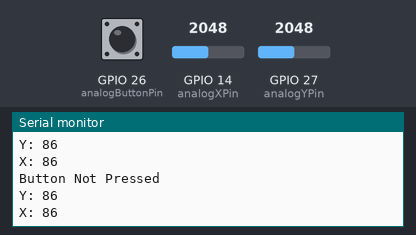
The program below on a simulated ESP32. On the bench: the last lines printed to the serial monitor. The test bench sets the inputs (shaded band); at power-on: GPIO 26 (analogButtonPin) HIGH, GPIO 14 (analogXPin) = 2048, GPIO 27 (analogYPin) = 2048.

Above: at 1.2 s.
1.3 s: GPIO 26 (analogButtonPin) pulled LOW for 0.25 s
3.0 s: GPIO 14 (analogXPin) set to 2866
At 3.16 s:
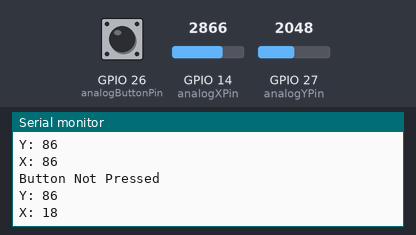
4.5 s: GPIO 27 (analogYPin) set to 2866
At 4.77 s:
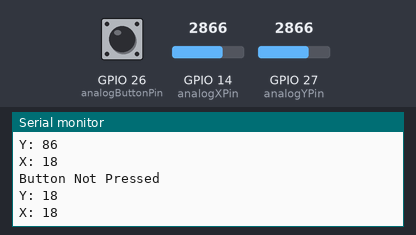
6.0 s: GPIO 14 (analogXPin) set to 3603
At 6.17 s:
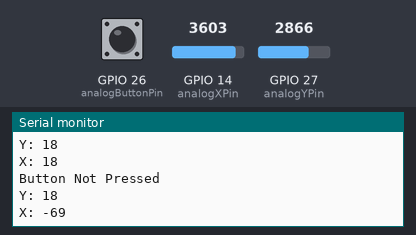
7.5 s: GPIO 27 (analogYPin) set to 3603
At 7.77 s:
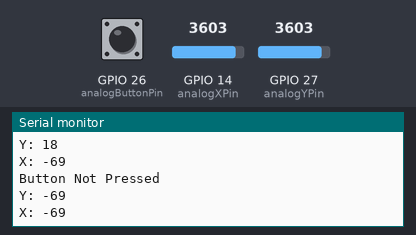
Timing chart, 0 to 10.0 s (numbered marks = the images above; inputs shaded):
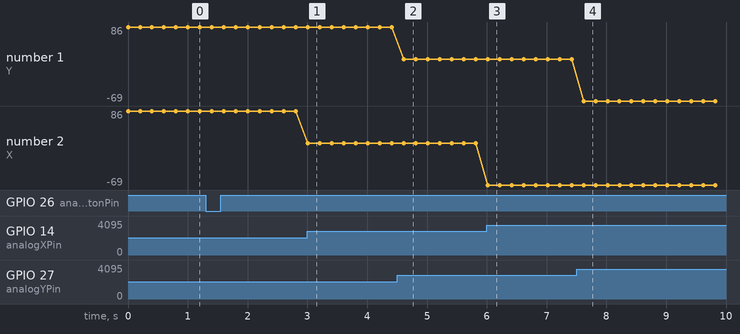

The program:

main.cpp
```cpp
#include <Arduino.h>
#include <WiFi.h>
#include <esp_now.h>

/*
! Controller Code for the Football Robot
* Uses senderESPNOW code
! ESP32 Board MAC Address: d8:13:2a:42:a6:20
! Note: read value is mapped to [0-255] range to represent it with only 1 byte.
TODO: https://projecthub.arduino.cc/hibit/using-joystick-module-with-arduino-0ffdd4
TODO: https://randomnerdtutorials.com/esp32-adc-analog-read-arduino-ide/
*/

//! Variable Declerations

//* Joystick Variables
#define analogXPin 14
#define analogYPin 27
#define analogButtonPin 26

// Default values when axis not actioned
#define analogXCorrection 128
#define analogYCorrection 128

struct buttonStruct{
  byte pressed = 0;
};

struct analog{
  short x, y;
  buttonStruct button;
};

byte readAnalogAxisLevel(int pin){
  return map(analogRead(pin), 0, 1023, 0, 235);
}

bool isAnalogButtonPressed(int pin){
  return digitalRead(pin) == 0;
}

//* ESPNOW Variables

// // Replace with reciever MAC address
// uint8_t broadcastAddress[] = {0xD8, 0x13, 0x2A, 0x42, 0xA6, 0x20};

// // Structure example to send data
// // Must match the receiver structure
// typedef struct structMessage {
//   /*
//   EXAMPLES:
//   char a[32];
//   int b;
//   float c;
//   bool d;
//   */
// } structMessage;

// // Create a struct_message called myData
// structMessage myData;

// esp_now_peer_info_t peerInfo;

//! Code Starts Here

// // callback when data is sent
// void OnDataSent(const uint8_t *mac_addr, esp_now_send_status_t status) {
//   Serial.print("\r\nLast Packet Send Status:\t");
//   Serial.println(status == ESP_NOW_SEND_SUCCESS ? "Delivery Success" : "Delivery Fail");
// }

void setup() {
  Serial.begin(115200); // Init Serial Monitor
  //* ESPNOW
  // WiFi.mode(WIFI_STA); // Set device as a Wi-Fi Station

  // // Init ESP-NOW
  // if (esp_now_init() != ESP_OK) {
  //   Serial.println("Error initializing ESP-NOW");
  //   return;
  // }

  // // Once ESPNow is successfully Init, we will register for Send CB to
  // // get the status of Trasnmitted packet
  // esp_now_register_send_cb(esp_now_send_cb_t(OnDataSent));

  // // Register peer
  // memcpy(peerInfo.peer_addr, broadcastAddress, 6);
  // peerInfo.channel = 0;
  // peerInfo.encrypt = false;

  // // Add peer
  // if (esp_now_add_peer(&peerInfo) != ESP_OK){
  //   Serial.println("Failed to add peer");
  //   return;
  // }

  //* Joystick
  pinMode(analogButtonPin, INPUT_PULLUP);
}

void loop() {
  //* Read Joystick State
  analog analog;

  analog.x = readAnalogAxisLevel(analogXPin) - analogXCorrection;
  analog.y = readAnalogAxisLevel(analogYPin) - analogYCorrection;

  analog.button.pressed = isAnalogButtonPressed(analogButtonPin);

  if (analog.button.pressed){
    Serial.println("Button Pressed");
  } else {
    Serial.println("Button Not Pressed");
  }

  Serial.print("Y: ");
  Serial.println(analog.y);
  Serial.print("X: ");
  Serial.println(analog.x);

  //* Assign Joystick Variables to message structure
  /*
  Set values to send examples:
  Refer to your struct variable

  strcpy(myData.a, "THIS IS A CHAR");
  myData.b = random(1,20);
  myData.c = 1.2;
  myData.d = false;
  */

  // //* Send message via ESP-NOW
  // esp_err_t result = esp_now_send(broadcastAddress, (uint8_t *) &myData, sizeof(myData));

  // //* Error Checking
  // if (result == ESP_OK) {
  //   Serial.println("Sent with success");
  // }
  // else {
  //   Serial.println("Error sending the data");
  // }

  delay(200); //TODO: Delay, ought to remove.
}
```

Measured:
- after the input at 3.0 s, the serial monitor: prints a new line at once (image 1)
- after the input at 4.5 s, the serial monitor: prints a new line after 0.11 s (image 2)
- after the input at 6.0 s, the serial monitor: prints a new line at once (image 3)
- after the input at 7.5 s, the serial monitor: prints a new line after 0.12 s (image 4)
- plotted number 2: 86 → 18 after the input at 3.0 s, 18 → -69 after the input at 6.0 s
